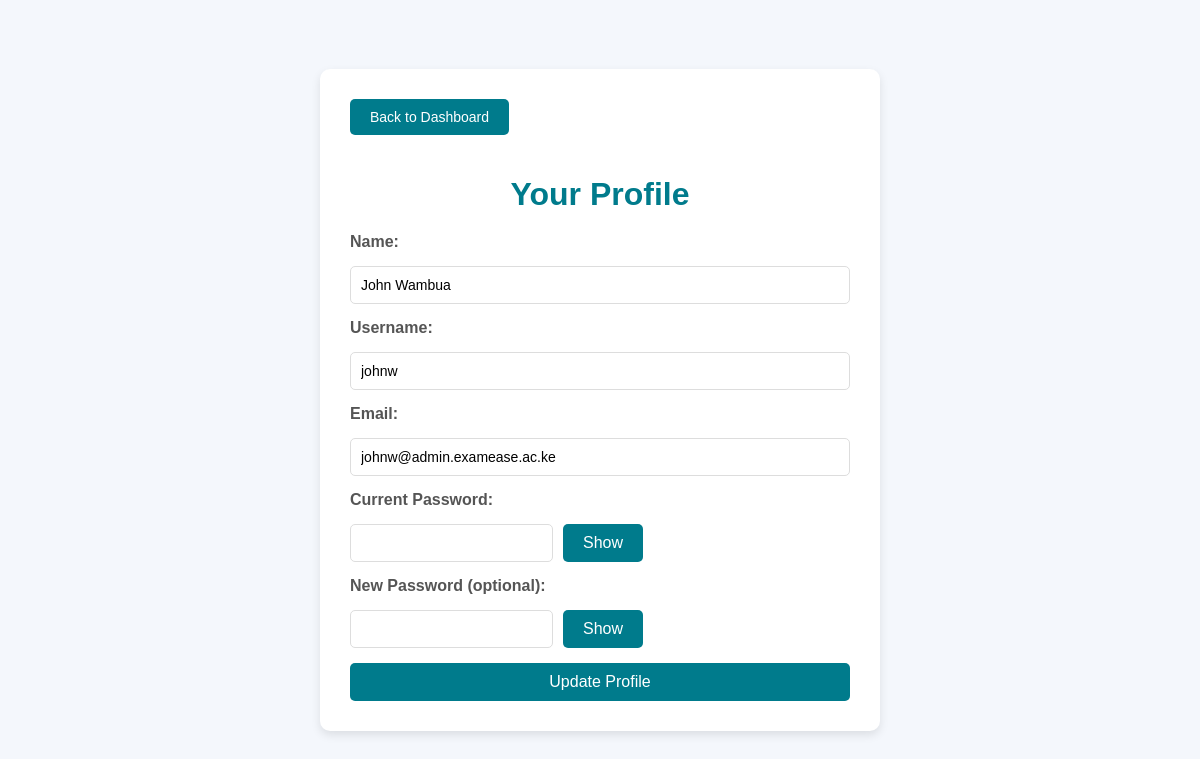
The app's page /pages/admin_profile.php (signed in) with its own data.
### tables this page shows
CREATE TABLE `users` (
  `user_id` int(11) NOT NULL,
  `role_id` int(11) NOT NULL,
  `name` varchar(100) NOT NULL,
  `username` varchar(100) NOT NULL,
  `password_hash` varchar(255) NOT NULL,
  `email` varchar(100) NOT NULL,
  `status` tinyint(1) NOT NULL DEFAULT 1,
  `created_at` timestamp NOT NULL DEFAULT current_timestamp(),
  `updated_at` timestamp NOT NULL DEFAULT current_timestamp() ON UPDATE current_timestamp()
);

### pages/admin_profile.php (the view, shortened to what this page needs)
<?php
include('../includes/db_connection.php');
$user_id = $_SESSION['user_id'];
$name = $username = $email = "";
try {
    $query = "SELECT name, username, email, password_hash FROM users WHERE user_id = ?";
    $stmt = $conn->prepare($query);
    $stmt->bind_param("i", $user_id);
    $stmt->execute();
    $result = $stmt->get_result();
    if ($result->num_rows > 0) {
        $user_data = $result->fetch_assoc();
        $name = $user_data['name'];
        $username = $user_data['username'];
        $email = $user_data['email'];
    } else {
        $error_msg = "User details not found. Please try again.";
    }
} catch (Exception $e) {
    $error_msg = "Error fetching profile details: " . $e->getMessage();
}
?>
<!DOCTYPE html>
<html lang="en">
<head>
    <link rel="stylesheet" href="../assets/css/profile.css">
</head>
<body>
    <div class="container">
        <a href="admin_dashboard.php" class="back-button">Back to Dashboard</a>
        <h1>Your Profile</h1>
        <form method="POST" action="admin_profile.php" class="profile-form">
            <label for="name">Name:</label>
            <input type="text" id="name" name="name" value="<?php echo htmlspecialchars($name); ?>" required>
            <label for="username">Username:</label>
            <input type="text" id="username" name="username" value="<?php echo htmlspecialchars($username); ?>" required>
            <label for="email">Email:</label>
            <input type="email" id="email" name="email" value="<?php echo htmlspecialchars($email); ?>" required>
            <label for="current_password">Current Password:</label>
            <div class="password-toggle">
                <input type="password" id="current_password" name="current_password" required>
                <button type="button" onclick="togglePassword('current_password')">Show</button>
            </div>
            <label for="new_password">New Password (optional):</label>
            <div class="password-toggle">
                <input type="password" id="new_password" name="new_password">
                <button type="button" onclick="togglePassword('new_password')">Show</button>
            </div>
            <button type="submit">Update Profile</button>
        </form>
    </div>
</body>
</html>

### assets/css/profile.css (style rules this page uses)
body { font-family: 'Arial', sans-serif; background-color: #f4f7fc; display: flex; justify-content: center; align-items: center; min-height: 100vh; margin: 0; }
.container { background-color: #fff; padding: 30px; border-radius: 10px; box-shadow: 0 4px 10px rgba(0, 0, 0, 0.1); max-width: 500px; width: 100%; }
h1 { text-align: center; color: #007b8c; margin-bottom: 20px; }
.back-button { display: inline-block; margin-bottom: 20px; background-color: #007b8c; color: white; padding: 10px 20px; text-decoration: none; border-radius: 5px; font-size: 14px; text-align: center; transition: background-color 0.3s ease; }
.profile-form { display: flex; flex-direction: column; gap: 15px; }
label { font-weight: bold; color: #555; }
input { padding: 10px; font-size: 14px; border: 1px solid #ddd; border-radius: 5px; }
.password-toggle { display: flex; align-items: center; gap: 10px; }
button { padding: 10px 20px; background-color: #007b8c; color: white; font-size: 16px; border: none; border-radius: 5px; cursor: pointer; transition: background-color 0.3s ease; }

### records on screen
users: name "John Wambua", username "johnw", email "johnw@admin.examease.ac.ke"
